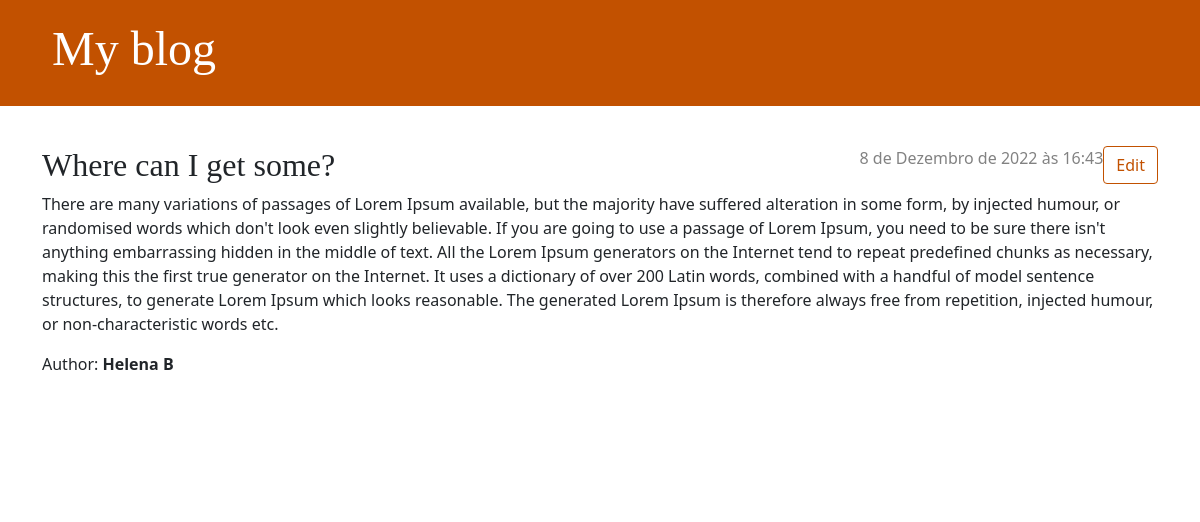
/6/detail, run on an earlier commit of the app's database.
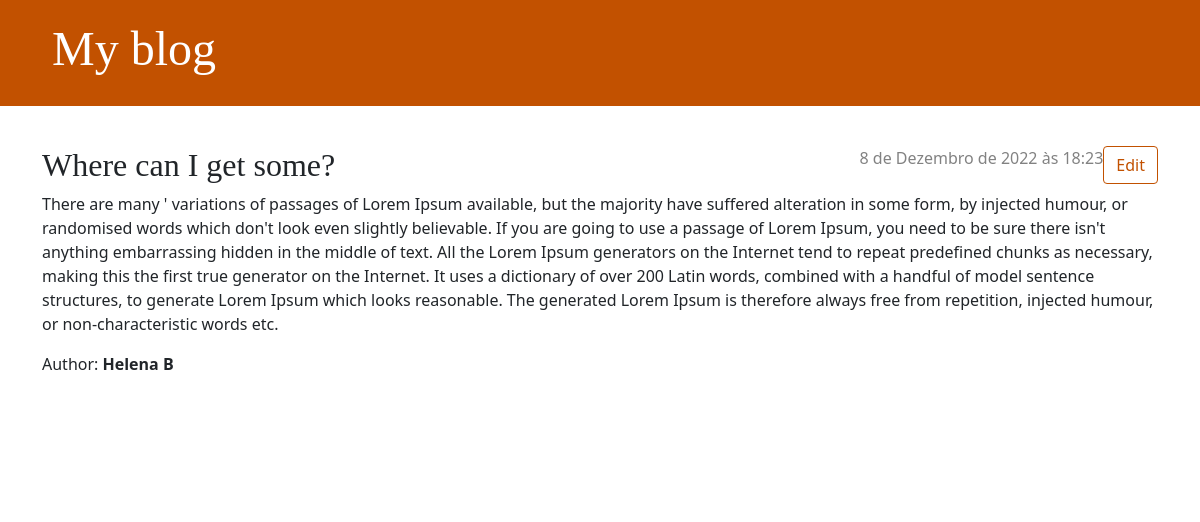
And on a later commit of the database.
### blog/models.py (models this page shows, shortened)
class Post(models.Model):
    autho = models.CharField(max_length=150)
    text = models.TextField()
    title = models.CharField(max_length=100)
    pub_date = models.DateTimeField('date published')

### blog/views.py (the view)
# urls.py: path('<int:pk>/detail',views.detail, name='detail'),
def detail(request, pk):
    post_info = get_object_or_404(Post, pk=pk)
    return render(request, 'blog/detail.html', {'detail': post_info})

### blog/templates/blog/detail.html
{% extends 'blog/base.html' %}
{% block content %}
<article class="post">
    <aside class="actions">
        <a class="btn btn-secondary" href="{% url 'blog:edit' pk=detail.pk %}">
            Edit
        </a>
    </aside>
        <time class="date">
            {{ detail.pub_date }}
        </time>
    <h2>{{ detail.title }}</h2>
    <p>{{ detail.text|linebreaksbr }}</p>
    <p>Author: <strong>{{detail.autho}}</strong></p>
{% endblock %}

What changed in the data, as far as the page shows it:
changed Post "Where can I get some?": pub_date "8 de Dezembro de 2022 às 16:43" → "8 de Dezembro de 2022 às 18:23"; text "There are many variations of passages of…" → "There are many ' variations of passages of…"
